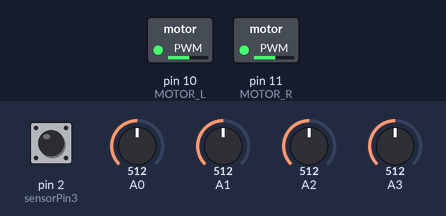
The sketch below on a simulated Arduino Uno, built with avr-gcc and run on an emulated ATmega328P. On the bench: switched loads named in the sketch (green lamp = pin HIGH). The test bench sets the inputs (shaded band); at power-on: A0 = 512, A1 = 512, A2 = 512, pin 2 (sensorPin3) HIGH, A3 = 512. What the sketch prints to the serial monitor is not drawn.

Above: at 1.2 s.
1.3 s: A0 set to 266
4.3 s: A0 set to 244
7.3 s: A1 set to 263
10.3 s: A1 set to 248
13.3 s: A2 set to 269
16.3 s: A2 set to 248
Timing chart, 0 to 19.3 s (numbered marks = the images above; inputs shaded):
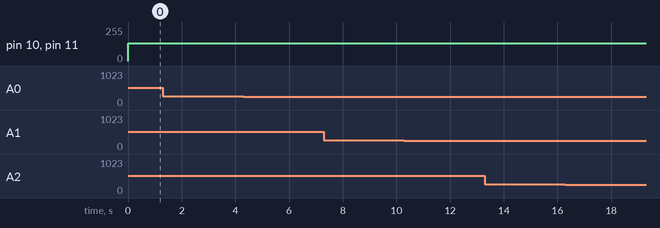

The sketch:

kobuki_arduino_IR.ino
```cpp
// sensores
const byte sensorPin1 = 0;
const byte sensorPin2 = 1;
const byte sensorPin3 = 2;
const byte sensorPin4 = 3;
const byte sensorPin5 = 4;
const byte sensorPin6 = 5;

const byte numSensor = 4;
int cmArray[4] = {0, 0, 0, 0};

// the following is used to interpolate the distance from a table
// table entries are distances in steps of 250 millivolts
const long referenceMv = 5000; // long int to prevent overflow when multiplied
const byte TABLE_ENTRIES = 12;
const int firstElement = 2750; // first entry is 250 mV
const int INTERVAL = 250; // millivolts between each element
static int distance[TABLE_ENTRIES] = {150, 140, 130, 120, 110, 100, 90, 80, 70, 60, 50, 45};

////////////////////////////////////////////////////////////////////////////////

const byte BUMPER_R = 7;
const byte BUMPER_C = 6;
const byte BUMPER_L = 5;
const byte WELL_DROP = 4;

const byte MOTOR_L = 10; // the pin for the left motor power
const byte MOTOR_R = 11; // the pin for the right motor power

int speed_change_dir = 0;
int max_speed = 255;
int min_speed = 0;
int zero_speed = 135;
int speed_step = 1; // how much the speed in/decrease per each button press
int current_speed = zero_speed;

void setup()
{
  pinMode(BUMPER_R, INPUT);
  pinMode(BUMPER_C, INPUT);
  pinMode(BUMPER_L, INPUT);
  pinMode(WELL_DROP, INPUT);
  pinMode(MOTOR_L, OUTPUT); // tell Arduino LED is an output
  pinMode(MOTOR_R, OUTPUT); // tell Arduino LED is an output
  attachInterrupt(0, change_speed, FALLING);
  Serial.begin(9600);
  speed_change_dir = 1;
  randomSeed(analogRead(5));
}
/*
  int check_bumpers()
  {
  int bumps = 0;
  if (analogRead(BUMPER_R) > 100)
  {
    digitalWrite(BUMPER_R_LED, HIGH);
    bumps = bumps + 1;
  }
  else
  {
    digitalWrite(BUMPER_R_LED, LOW);
  }
  if (analogRead(BUMPER_C) > 100)
  {
    digitalWrite(BUMPER_C_LED, HIGH);
    bumps = bumps + 2;
  }
  else
  {
    digitalWrite(BUMPER_C_LED, LOW);
  }
  if (analogRead(BUMPER_L) > 100)
  {
    digitalWrite(BUMPER_L_LED, HIGH);
    bumps = bumps + 4;
  }
  else
  {
    digitalWrite(BUMPER_L_LED, LOW);
  }
  return bumps;
  }

  /**
   speed: 0 ... 127 ... 255 = full speed backward ... stop ... full speed forward
*/

int checkIR(){

  }

void change_speed()
{
  if (current_speed <= (max_speed - speed_step))
  {
    current_speed = current_speed + speed_step;
  }
  else
  {
    current_speed = zero_speed;
  }
}

void loop()
{
  for (int i = 0; i < numSensor; i++) {
    cmArray[i] = getDistance(i);
    Serial.print("Sensor:");
    Serial.print(cmArray[i]);
    Serial.print("\t");
  }
  Serial.print("Velocity:");
  Serial.print(current_speed);
  Serial.println();

  analogWrite(MOTOR_L, current_speed);
  analogWrite(MOTOR_R, current_speed);

  /*
    Serial.println("------");
    int bumps = 0;
    bumps = check_bumpers();
    if (bumps > 0)
    {
    Serial.print("Bumps: ");
    Serial.println(bumps);
    // first go backwards a bit
    analogWrite(MOTOR_L, (zero_speed - speed_step));
    analogWrite(MOTOR_R, (zero_speed - speed_step));
    delay(300);
    // then turn
    switch (bumps)
    {
      case 1: // bumper right hit -> turn left a bit
        analogWrite(MOTOR_L, -current_speed);
        analogWrite(MOTOR_R, current_speed);
        delay(random(100, 300));
        break;
      case 2: // bumper middle hit -> turn left or right a bit
        if (random(-1, 2) < 0)
        {
          analogWrite(MOTOR_L, -current_speed);
          analogWrite(MOTOR_R, current_speed);
        }
        else
        {
          analogWrite(MOTOR_L, current_speed);
          analogWrite(MOTOR_R, -current_speed);
        }
        delay(random(100, 300));
        break;
      case 3: // bumper right & middle hit -> turn left a bit more
        analogWrite(MOTOR_L, -current_speed);
        analogWrite(MOTOR_R, current_speed);
        delay(random(300, 600));
        break;
      case 4: // bumper left hit -> turn right a bit
        analogWrite(MOTOR_L, current_speed);
        analogWrite(MOTOR_R, -current_speed);
        delay(random(100, 300));
        break;
      case 5: // bumper left & right hit -> turn left or right a lot
        if (random(-1, 2) < 0)
        {
          analogWrite(MOTOR_L, -current_speed);
          analogWrite(MOTOR_R, current_speed);
        }
        else
        {
          analogWrite(MOTOR_L, current_speed);
          analogWrite(MOTOR_R, -current_speed);
        }
        delay(random(600, 900));
        break;
      case 6: // bumper left & middle hit -> turn right a bit more
        analogWrite(MOTOR_L, current_speed);
        analogWrite(MOTOR_R, -current_speed);
        delay(random(300, 600));
        break;
      case 7: // all bumpers hit -> turn left or right a lot
        if (random(-1, 2) < 0)
        {
          analogWrite(MOTOR_L, -current_speed);
          analogWrite(MOTOR_R, current_speed);
        }
        else
        {
          analogWrite(MOTOR_L, current_speed);
          analogWrite(MOTOR_R, -current_speed);
        }
        delay(random(600, 900));
        break;
    }
    }
    else
    {
    analogWrite(MOTOR_L, current_speed);
    analogWrite(MOTOR_R, current_speed);
    }
    Serial.print("Speed: ");
    Serial.println(current_speed);
    delay(10);
  */
}

int getDistance(int _pin)
{
  int val = analogRead(_pin);
  int mV = (val * referenceMv) / 1023;
  if ( mV > INTERVAL * TABLE_ENTRIES - 1 )
    return distance[TABLE_ENTRIES - 1];
  else
  {
    int index = mV / INTERVAL;
    float frac = (mV % 250) / (float)INTERVAL;
    return distance[index] - ((distance[index] - distance[index + 1]) * frac);
  }
}
```

Measured:
- after the input at 1.3 s, every drawn part: stays the same
- after the input at 4.3 s, every drawn part: stays the same
- after the input at 7.3 s, every drawn part: stays the same
- after the input at 10.3 s, every drawn part: stays the same
- after the input at 13.3 s, every drawn part: stays the same
- after the input at 16.3 s, every drawn part: stays the same
